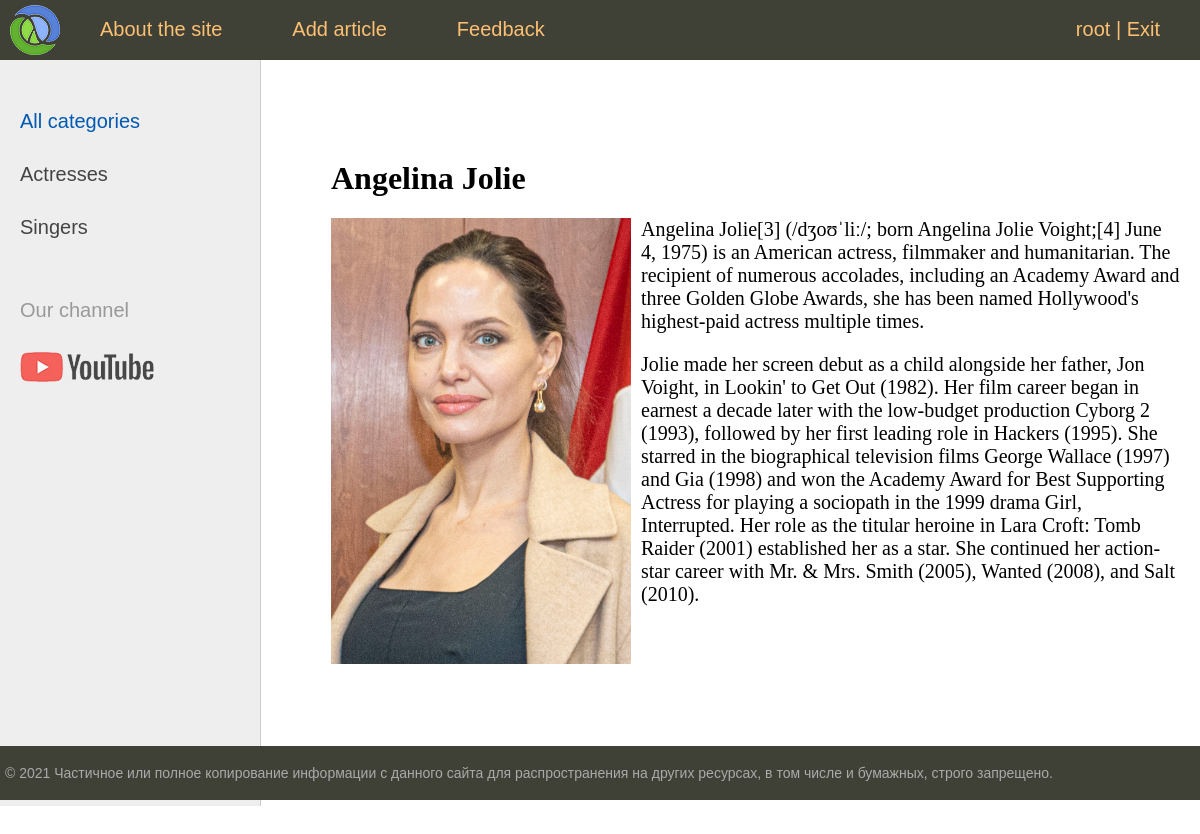
The app's page /post/angelina-jolie/ (signed in) with its own data.
### women/models.py (models this page shows, shortened)
class Category(models.Model):
    name = models.CharField(max_length=100, db_index=True, verbose_name='Category')
    slug = models.SlugField(max_length=255, unique=True, db_index=True, verbose_name="URL")
    def get_absolute_url(self):
        return reverse('category', kwargs={'cat_slug': self.slug})
    class Meta:
        verbose_name_plural = 'Categories'
        ordering = ['id']

class Women(models.Model):
    title = models.CharField(max_length=255)
    slug = models.SlugField(max_length=255, unique=True, db_index=True, verbose_name="URL")
    content = models.TextField(blank=True)
    photo = models.ImageField(upload_to="photos/%Y/%m/%d/")
    time_create = models.DateTimeField(auto_now_add=True)
    time_update = models.DateTimeField(auto_now=True)
    is_published = models.BooleanField(default=True)
    cat = models.ForeignKey('Category', on_delete=models.PROTECT, verbose_name="Category")
    def __str__(self):
        return self.title
    class Meta:
        verbose_name = 'Famous women'
        verbose_name_plural = 'Famous women'
        ordering = ['id']

### women/views.py (the view)
# urls.py: path('post/<slug:post_slug>/', ShowPost.as_view(), name='post'),
class ShowPost(DataMixin, DetailView):
    model = Women
    template_name = 'women/post.html'
    slug_url_kwarg = 'post_slug'
    context_object_name = 'post'
    def get_context_data(self, *, object_list=None, **kwargs):
        context = super().get_context_data(**kwargs)
        c_def = self.get_user_context(title=context['post'])
        return dict(list(context.items()) + list(c_def.items()))

### women/utils.py (called while the page is built)
    def get_user_context(self, **kwargs):
        context = kwargs
        cats = Category.objects.annotate(Count('women'))
        user_menu = menu.copy()
        if not self.request.user.is_authenticated:
            user_menu.pop(1)
        context['menu'] = user_menu
        context['cats'] = cats
        if 'cat_selected' not in context:
            context['cat_selected'] = 0
        return context

### women/templates/women/post.html
{% extends 'women/base.html' %}
{% block content %}
<h1>{{post.title}}</h1>
{% if post.photo %}
<p><img class="img-article-left" src="{{post.photo.url}}"></p>
{% endif %}
{{post.content|linebreaks}}
{% endblock %}

### women/templates/women/base.html (shortened to what this page needs)
{% load static %}
{% load women_tags %}
<!DOCTYPE html>
<html>
<head>
	<link type="text/css" href="{% static 'women/css/styles.css' %}" rel="stylesheet" />
</head>
<body>
<table class="table-page" border=0 cellpadding="0" cellspacing="0">
<tr><td valign=top>
{% block mainmenu %}
		<div class="header">
			<ul id="mainmenu" class="mainmenu">
			<li class="logo"><a href="{% url 'home' %}"><div class="logo"></div></a></li>
{% for m in menu %}
			<li><a href="{% url m.url_name %}">{{m.title}}</a></li>
{% endfor %}
				{% if request.user.is_authenticated %}
				<li class="last"> {{user.username}} | <a href="{% url 'logout' %}">Exit</a></li>
				{% else %}
				<li class="last"><a href="{% url 'register' %}">Register</a> | <a href="{% url 'login' %}">Enter</a></li>
				{% endif %}
			</ul>
		</div>
{% endblock mainmenu %}
<table class="table-content" border=0 cellpadding="0" cellspacing="0">
<tr>
	<td valign="top" class="left-chapters">
	<ul id="leftchapters">
{% if cat_selected == 0 %}
		<li class="selected">All categories</li>
{% else %}
		<li><a href="{% url 'home' %}">All categories</a></li>
{% endif %}
{% for c in cats %}
{% if c.women__count > 0 %}
	{% if c.pk == cat_selected %}
		<li class="selected">{{c.name}}</li>
	{% else %}
		<li><a href="{{ c.get_absolute_url }}">{{c.name}}</a></li>
	{% endif %}
{% endif %}
{% endfor %}
		<li class="share">
		<p>Our channel</p>
		<a class="share-yt" href="https://www.youtube.com/channel/UClJzWfGWuGJL2t-3dYKcHTA/playlists" target="_blank" rel="nofollow"></a>
		</li>
	</ul>
</td>
<td valign="top" class="content">
	<div class="content-text">
{% block content %}
{% endblock %}
	</div>
</td></tr></table>
</td></tr>
<tr><td valign=top>
	<div id="footer">
		<p>&copy; 2021 Частичное или полное копирование информации с данного сайта для распространения на других ресурсах, в том числе и бумажных, строго запрещено.</p>
	</div>
</td></tr></table>
</body>
</html>

### women/static/women/css/styles.css (style rules this page uses)
html, body { font-family: 'Arial'; margin: 0; padding: 0; height: 100%; width: 100%; color: #444; }
a { color: #0059b2; text-decoration: none; }
img { max-width: 600px; height: auto; }
img.img-article-left { max-width: 300px; height: auto; float: left; padding: 0 10px 10px 0; }
.table-page { width: 100%; height: 100%; vertical-align: top; }
.table-page tr { height: 100%; }
.header { background: #3F4137; height: 60px; }
.logo { background: url('../images/logo.png') no-repeat 10px 5px; width: 70px; height: 60px; }
ul.mainmenu { list-style: none; margin: 0; padding: 0; height: 60px; color: #fdc073; font-size: 20px; overflow: hidden; }
ul.mainmenu li { float: left; margin: 18px 40px 0 30px; }
ul.mainmenu li.logo { margin: 0; }
ul.mainmenu li.last { float: right; }
ul.mainmenu li a { color: #fdc073; text-decoration: none; }
.table-content { width: 100%; min-height: 100%; height: 100%; }
.left-chapters { margin: 0; background: #eee; border-right: 1px solid #ccc; min-height: 100%; }
.left-chapters ul { width: 230px; min-height: 100%; margin: 0; padding: 20px 10px 10px 20px; list-style: none; font-size: 20px; }
.left-chapters ul li { margin: 30px 0 0 0; color: #999; }
.left-chapters ul li.selected { color: #0059b2; }
.left-chapters ul li a { color: #444; text-decoration: none; }
.left-chapters ul li.share { margin: 60px 0 0 0; }
.left-chapters ul li.share p { margin: 30px 0 30px 0; }
.left-chapters ul li.share a { display: inline-block; width: 40px; height: 40px; margin: 0 20px 0 0; }
.left-chapters ul li.share a.share-yt { width: 100%; height: 30px; background: url('../images/share_yt.png') no-repeat 0 0 }
.content { padding: 40px 20px 20px 40px; width: 100%; box-sizing: border-box; }
.content-text { margin: 60px 0 0 30px; color: #000; font-size: 20px; font-family: Yandex Sans Display Light; }
.content-text h1 { font-size: 32px; }
#footer { box-sizing: border-box; background: #3F4137; padding: 5px; color: #aaa; font-size: 14px; font-family: Verdana, Geneva, Arial, Helvetica; text-align: left; overflow: hidden; }

### records on screen
Category: name "Actresses"
Category: name "Singers"
Women: title "Angelina Jolie", photo (picture), content "Angelina Jolie[3] (/dʒoʊˈliː/; born Angelina Jolie Voight;[4] June 4, 1975) is an American actress, filmmaker and humanitarian. The recipient of numerous accolades, including an Academy Award and three Golden Globe Awards, she has been named Hollywood's highest-paid actress multiple times. Jolie made her screen debut as a child alongside her father, Jon Voight, in Lookin' to Get Out (1982). Her film career began in earnest a decade later with the low-budget production Cyborg 2 (1993), followed by her first leading role in Hackers (1995). She starred in the biographical television films George Wallace (1997) and Gia (1998) and won the Academy Award for Best Supporting Actress for playing a…"

### other values on screen
{{ m.title }} "About the site" "Add article" "Feedback"
{{ user.username }} "root"
